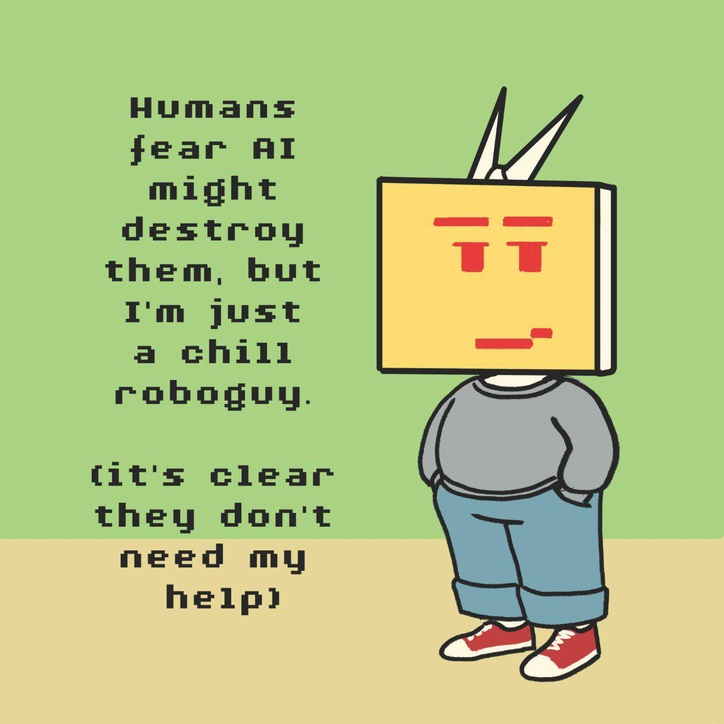
#> input picture cw8/images/img1.jpeg, 724 x 724 px, shrunk from 1280 x 1280 before the run
$ python main.py
#> lines starting #> are read from the running program, lines starting #| are printed output that depends on the picture
### cw8/read_img.py
import cv2
import pytesseract

pytesseract.pytesseract.tesseract_cmd = r'C:\Program Files\Tesseract-OCR\tesseract.exe'

def read_img(img_path):
#> called with img_path = 'cw8/images/img1.jpeg'
    img = cv2.imread(img_path)
#> img is the input picture: shape (724, 724, 3); mean B, G, R 131, 195.9, 179.9

    if img is None:
        raise FileNotFoundError(f"Nie udało się wczytać obrazu: {img_path}")

    img_grey = cv2.cvtColor(img, cv2.COLOR_BGR2GRAY)
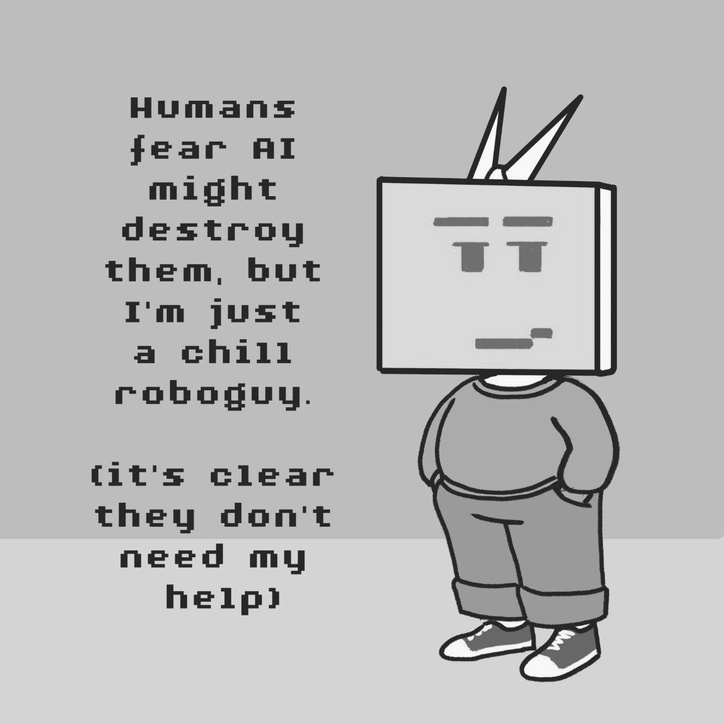
#> img_grey: shape (724, 724); min 12, max 254, mean 183.5

    methods = {
        "median_blur": cv2.medianBlur(img_grey, 3),
        "gaussian_blur_threshold": cv2.threshold(cv2.GaussianBlur(img_grey, (5, 5), 0), 0, 255,
                                                 cv2.THRESH_BINARY + cv2.THRESH_OTSU)[1],
        "bilateral_filter_threshold": cv2.threshold(cv2.bilateralFilter(img_grey, 5, 75, 75), 0, 255,
                                                     cv2.THRESH_BINARY + cv2.THRESH_OTSU)[1],
        "median_blur_threshold": cv2.threshold(cv2.medianBlur(img_grey, 3), 0, 255,
                                               cv2.THRESH_BINARY + cv2.THRESH_OTSU)[1],
        "adaptive_gaussian": cv2.adaptiveThreshold(cv2.GaussianBlur(img_grey, (5, 5), 0), 255,
                                                   cv2.ADAPTIVE_THRESH_GAUSSIAN_C, cv2.THRESH_BINARY, 31, 2),
        "adaptive_bilateral": cv2.adaptiveThreshold(cv2.bilateralFilter(img_grey, 9, 75, 75), 255,
                                                    cv2.ADAPTIVE_THRESH_GAUSSIAN_C, cv2.THRESH_BINARY, 31, 2),
        "adaptive_median": cv2.adaptiveThreshold(cv2.medianBlur(img_grey, 3), 255,
                                                 cv2.ADAPTIVE_THRESH_GAUSSIAN_C, cv2.THRESH_BINARY, 31, 2),
    }

    results = {}
    for method_name, processed_img in methods.items():
        txt = pytesseract.image_to_string(processed_img)
        results[method_name] = txt
#> this loop made 1 pass
#> method_name on pass 1: 'median_blur'
#> after the loop, results = 0 items

    return results

### cw8/main.py
import os
from cw8.read_img import read_img


base_dir = os.path.dirname(__file__)
img_paths = [
    os.path.join(base_dir, 'images/img1.jpeg'),
    os.path.join(base_dir, 'images/img2.jpeg'),
    os.path.join(base_dir, 'images/img3.jpeg'),
    os.path.join(base_dir, 'images/img4.jpeg'),
    os.path.join(base_dir, 'images/img5.jpeg')
]

for img_path in img_paths:
    try:
#> (the run stopped early here; a loop or call above may not have finished)
